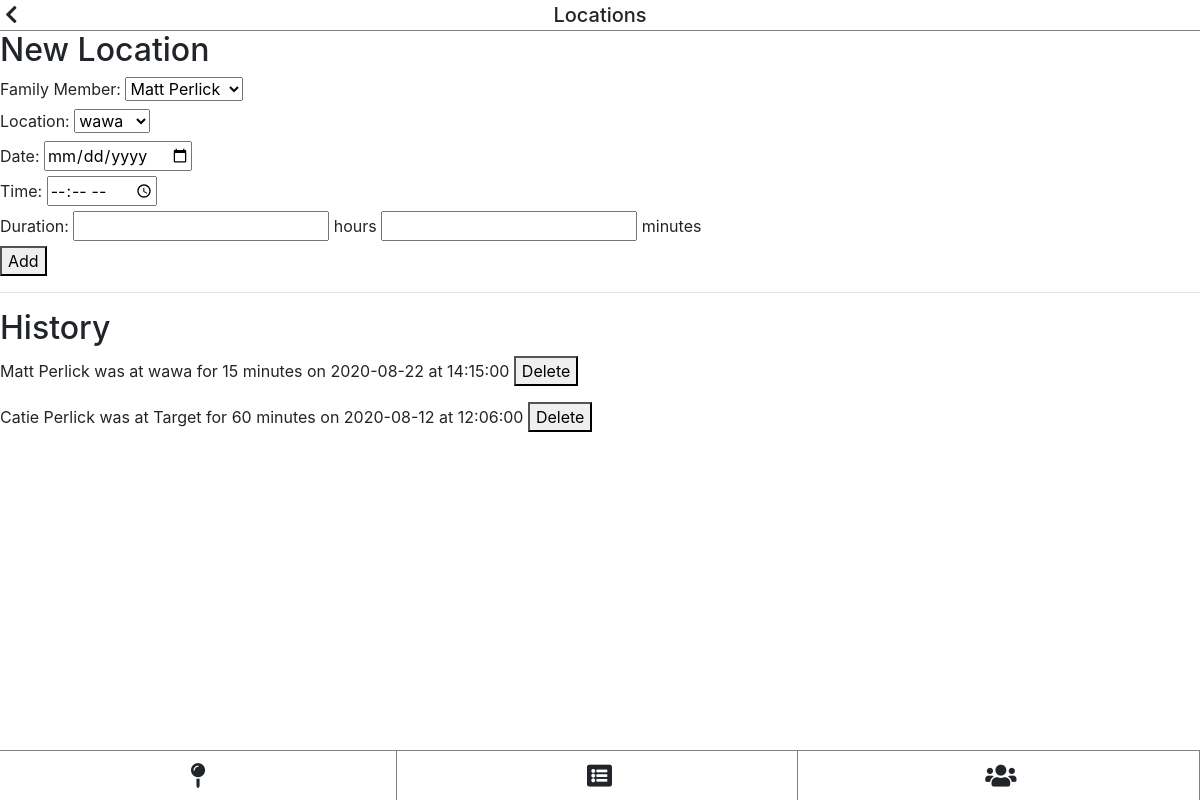
The page /locations (signed in) on the database its author committed.
### tables this page shows
CREATE TABLE visits (id INTEGER PRIMARY KEY, person_id INTEGER, location_id INTEGER, timestamp INTEGER, duration_minutes INTEGER);

CREATE TABLE people (id INTEGER PRIMARY KEY, user_id INTEGER, first varchar(255), last varchar(255));

CREATE TABLE locations (id INTEGER PRIMARY KEY, name varchar(255));

### pages.py (the view)
@pages.route('/locations')
@flask_login.login_required
def pages_locations():
	data = {}
	data['title'] = "Locations"
	uid = flask_login.current_user.get_id()
	data['members'] = db.get_db().query("select * from people where user_id=" + str(uid))
	data['locations'] = db.get_db().query("select * from locations")
	visits = db.get_db().query("""
		select * from people
		join visits
			on people.id = person_id
		join locations
			on location_id = locations.id
		where user_id=""" + str(uid))
	data['visits'] = []
	j = 0
	for visit in visits:
		data['visits'].append([])
		i = 0
		for item in visit:
			if i == 7:
				timestamp = datetime.fromtimestamp(visit[7])
				data['visits'][j].append(str(timestamp.date()))
				data['visits'][j].append(str(timestamp.time()))
			else:
				data['visits'][j].append(item)
			i = i + 1
		j = j + 1
	return render_template('pages/locations.html', data=data)

### auth.py (called while the page is built)
	def get_id(self):
		return self.id

### database.py (called while the page is built)
	def get_db():
		try:
			db = getattr(g, '_database', None)
		except NameError:
			db = Database()
			g = lambda: None #funny syntax that lets me set an attribute on global g
			setattr(g, '_database', db)
		return db

	def query(self, sql, parameters=[]):
		c = self.conn.cursor()
		c.execute(sql, parameters)
		self.conn.commit()
		return c.fetchall()

### main.py (called while the page is built)
@app.teardown_appcontext
def close_connection(exception):
	try:
		db = getattr(g, '_database', None)
		db.close()
	except NameError:
		pass

@login_manager.user_loader
def load_user(id):
	res = db.get_db().query("select * from users where id='" + str(id) + "'")
	if len(res) == 1:
		user = User(res[0][0], res[0][1])
		user.is_authenticated = True
		return user
	else:
		return None

### templates/pages/locations.html (shortened to what this page needs)
{% extends "pages/base.html" %}
{% block content %}
<h2>New Location</h2>
<form action="{{ url_for('api.api_add_visit') }}" method="post">
	<label for="person">Family Member: </label>
	<select name="person" required>
		{% for person in data.members %}
			<option value="{{ person[0] }}">{{ person[2] }} {{ person[3] }}</option>
		{% endfor %}
	</select><br>
	<label for="location">Location: </label>
	<select name="location" required>
		{% for loc in data.locations %}
			<option value="{{ loc[0] }}">{{ loc[1] }}</option>
		{% endfor %}
	</select><br>
	<label for="date">Date: </label>
	<input type="date" name="date" required><br>
	<label for="time">Time: </label>
	<input type="time" name="time" required><br>
	<label for="hours">Duration: </label>
	<input type="number" name="hours" required> hours <input type="number" name="minutes" required> minutes<br>
	<button type="submit">Add</button>
</form>
<hr>
<h2>History</h2>
{% for visit in data.visits %}
	<form action="{{ url_for('api.api_delete_visit') }}" method="post">
		{{ visit[2] }} {{ visit[3] }} was at {{ visit[11] }} for {{ visit[9] }} minutes on {{ visit[7] }} at {{visit[8]}}
		<button type="submit">Delete</button><br>
	</form>
{% endfor %}
{% endblock %}

### templates/pages/base.html (shortened to what this page needs)
<html>
<head>
	<link rel="stylesheet" href="https://stackpath.bootstrapcdn.com/bootstrap/4.3.1/css/bootstrap.min.css">
	<link rel="stylesheet" href="https://use.fontawesome.com/releases/v5.7.0/css/all.css">
	<link rel="stylesheet" href="{{ url_for('static', filename='css/global.css') }}">
</head>
<body>
	<div id="header">
		{% if data.menu %}
			<i onclick="toggleNav()" class="fas fa-bars"></i>
		{% else %}
			<a href="{{ url_for('pages.pages_home') }}">
				<i class="fas fa-chevron-left"></i>
			</a>
		{% endif %}
		<h1>{{ data.title }}</h1>
	</div>
	{% block content %}{% endblock %}
	<div id="tabs">
		<a href="{{ url_for('pages.pages_locations') }}">
			<i class="fa fa-map-pin" aria-hidden="true"></i>
		</a>
		<a href="{{ url_for('pages.pages_testReports') }}">
			<i class="fa fa-list-alt" aria-hidden="true"></i>
		</a>
		<a href="{{ url_for('pages.pages_familyManager') }}">
			<i class="fa fa-users" aria-hidden="true"></i>
		</a>
	</div>
</body>
</html>

### public/css/global.css (style rules this page uses)
body { margin: 0; }
#header { width: 100%; padding-top: 5px; padding-bottom: 5px; border-bottom: 1px solid gray; }
h1 { font-size: 20px; line-height: 20px; width: max-content; margin-left: auto; margin-right: auto; margin-bottom: 0px; }
#header i { float: left; margin-left: 5px; font-size: 20px; }
a { color: unset; }
#tabs { position: fixed; bottom: 0; height: 50px; width: 100%; border-top: 1px solid gray; }
#tabs a { display: inline-block; height: 100%; width: calc(100% / 3 - 3px); text-align: center; border-right: 1px solid gray; }
#tabs i { font-size: 25px; line-height: 50px; }

### rows shown on the page
visits: first "Matt", last "Perlick", name "wawa", duration_minutes "15", visit "2020-08-22", duration_minutes "14:15:00"
visits: first "Catie", last "Perlick", name "Target", duration_minutes "60", visit "2020-08-12", duration_minutes "12:06:00"

### other values the page prints
{{ data.title }} "Locations"
form field person "Matt Perlick"
form field location "wawa"
